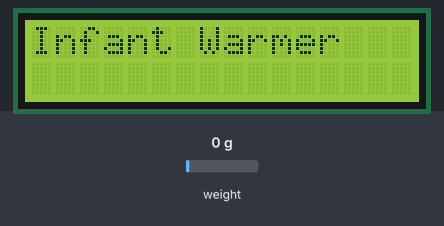
Bench run of a sketch on a simulated ESP8266 (NodeMCU). Parts: 16×2 character LCD. The test bench sets the inputs (shaded band); at power-on: weight on the scale 0 g. What the sketch prints to the serial monitor is not drawn.

Above: at 2.6 s.
At 5.7 s:
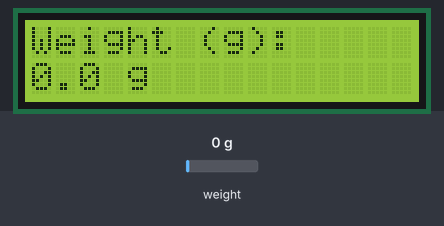
5.8 s: weight on the scale set to 100 g
At 7.3 s:
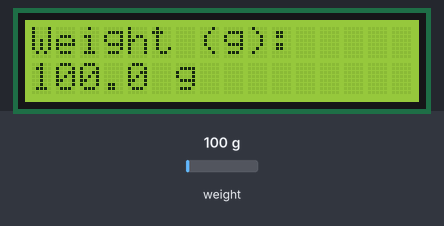
7.6 s: weight on the scale set to 1250 g
At 9.0 s:
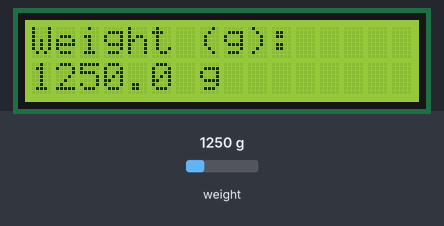
9.7 s: weight on the scale set to 2500 g
At 11.7 s:
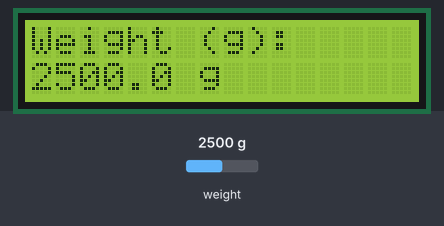
Timing chart, 0 to 13.2 s (numbered marks = the images above; inputs shaded):
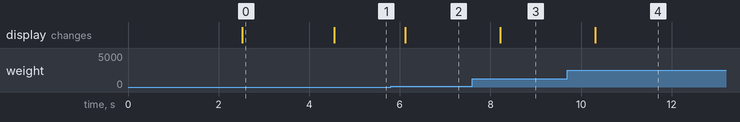

Measured:
- after the input at 5.8 s, the display: changes after 0.32 s (image 2)
- after the input at 7.6 s, the display: changes after 0.62 s (image 3)
- after the input at 9.7 s, the display: changes after 0.62 s (image 4)
- what the display in image 0 shows lasts 2.1 s, from 2.5 s to 4.6 s

The sketch:

main.ino
```cpp
// Infant Warmer - Continuous Load Cell Display on LCD
#include <HX711_ADC.h>
#include <LiquidCrystal_I2C.h>

// HX711 pins (adjust if needed)
const int HX711_DOUT = D6;
const int HX711_SCK  = D7;

// LCD I2C address and size
LiquidCrystal_I2C lcd(0x27, 16, 2);

HX711_ADC LoadCell(HX711_DOUT, HX711_SCK);

// === CALIBRATION VALUES (update with your measured values) ===
float calibrationFactor = -94.22;   // Replace with your actual calibration factor
long tareOffset = 8347099;          // Replace with your actual tare offset value

void setup() {
  Serial.begin(9600);
  Serial.println();
  Serial.println("Starting...");

  // Initialise scale
  LoadCell.begin();

  unsigned long stabilizingtime = 2000;
  boolean _tare = false;  // Don't tare on startup, we'll use saved offset
  LoadCell.start(stabilizingtime, _tare);

  if (LoadCell.getTareTimeoutFlag() || LoadCell.getSignalTimeoutFlag()) {
    Serial.println("Timeout, check MCU>HX711 wiring and pin designations");
  } else {
    Serial.println("Startup complete");
  }

  // Apply saved calibration factor and tare offset
  LoadCell.setCalFactor(calibrationFactor);
  LoadCell.setTareOffset(tareOffset);

  Serial.println("Calibration and tare offset applied.");
  Serial.print("Calibration Factor: ");
  Serial.println(calibrationFactor);
  Serial.print("Tare Offset: ");
  Serial.println(tareOffset);

  // Initialise LCD
  lcd.init();
  lcd.backlight();
  lcd.setCursor(0, 0);
  lcd.print("Infant Warmer");
  delay(2000);
  lcd.clear();
  lcd.setCursor(0, 0);
  lcd.print("Weight (g):");
}

void loop() {
  static boolean newDataReady = 0;
  const int serialPrintInterval = 500; // Print every 500ms
  static unsigned long t = 0;

  // Check for new data/start next conversion
  if (LoadCell.update()) {
    newDataReady = true;
  }

  // Get smoothed value from the dataset
  if (newDataReady) {
    if (millis() > t + serialPrintInterval) {
      float weight = LoadCell.getData();

      // Display on LCD
      lcd.setCursor(0, 1);
      lcd.print("                ");  // clear line
      lcd.setCursor(0, 1);
      lcd.print(weight, 1);            // one decimal place
      lcd.print(" g");

      // Print to Serial Monitor
      Serial.print("Load_cell output val: ");
      Serial.println(weight);

      newDataReady = 0;
      t = millis();
    }
  }

  // Check for errors
  if (LoadCell.getTareTimeoutFlag() || LoadCell.getSignalTimeoutFlag()) {
    lcd.setCursor(0, 1);
    lcd.print("Sensor Error!   ");
    Serial.println("HX711 error detected.");
  }
}
```
